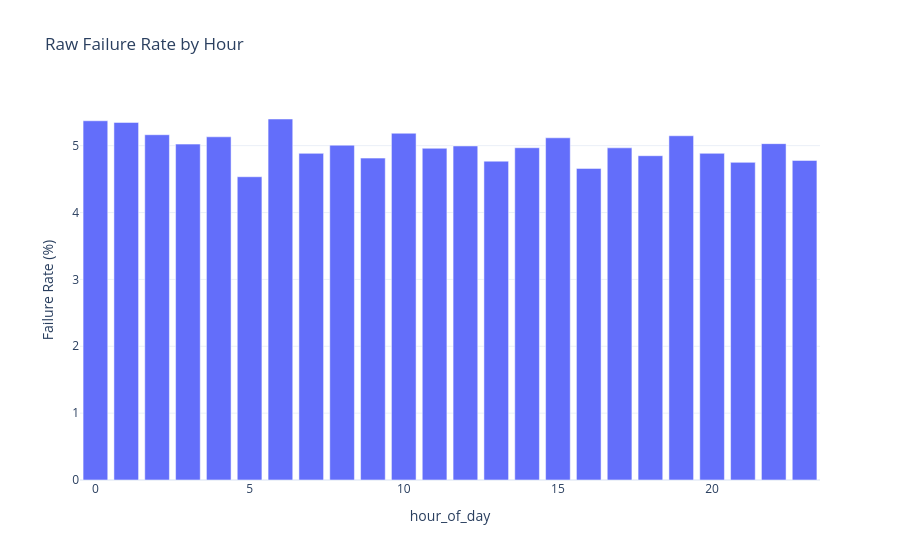
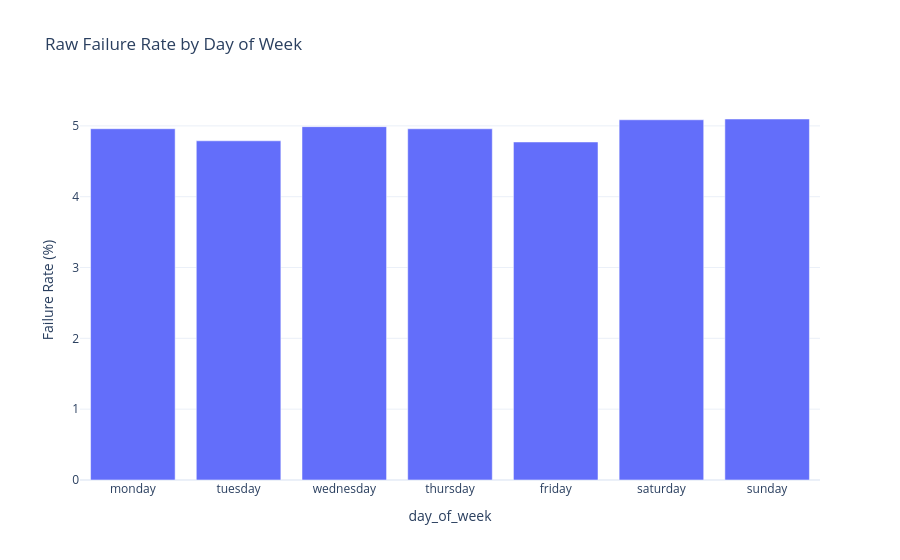
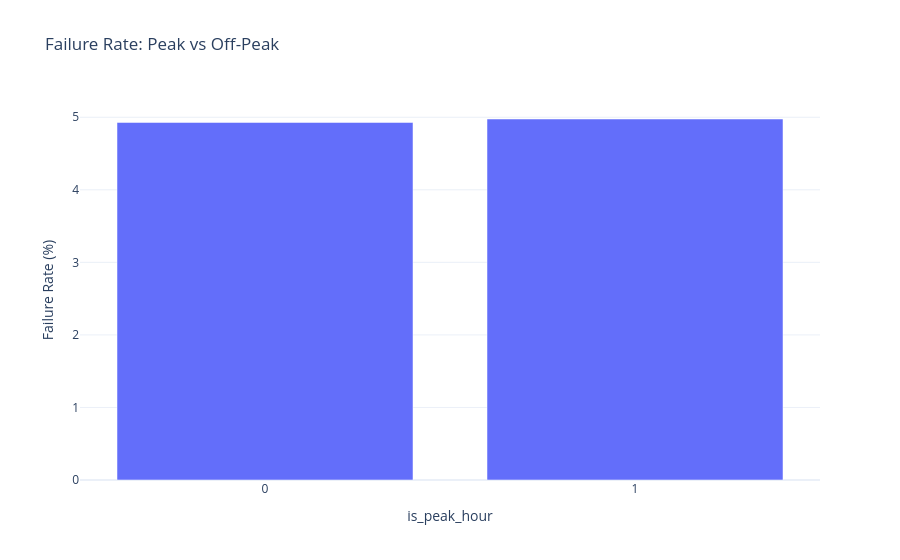
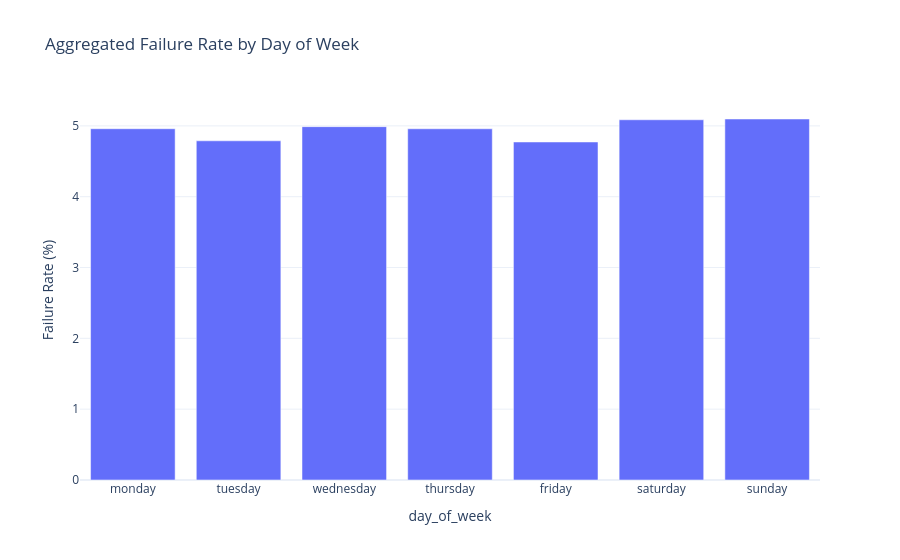

Notebook source saved alongside these figures, in order:
### Markdown cell above
## 2. Time-Based Reliability

**Question:** When do failures spike?

**Hypothesis:** Failure rates will be higher during peak hours and may vary by weekday because demand and operational load are not uniform.

**Raw vs Aggregated Comparison:**
- **Raw charts (Hour, Day, Peak):** Show failure rates grouped directly from transaction timestamps; captures every hour and day with actual transaction detail
- **Aggregated chart (Day of Week):** Shows pre-aggregated failure rates by day; useful for cross-validation that raw daily data is consistent
- If raw peak-hour rate diverges from aggregated, investigate whether peak-hour definition differs or if transaction-level timestamps are miscoded

### Code cell
hour_summary = summarize_raw(raw_df, "hour_of_day") if "hour_of_day" in raw_df.columns else pd.DataFrame()
day_summary = summarize_raw(raw_df, "day_of_week") if "day_of_week" in raw_df.columns else pd.DataFrame()

fig_hour = px.bar(hour_summary, x="hour_of_day", y="failure_rate", title="Raw Failure Rate by Hour") if len(hour_summary) else None
if fig_hour is not None:
    fig_hour.update_yaxes(title="Failure Rate (%)")
    fig_hour.show()

fig_day = px.bar(day_summary, x="day_of_week", y="failure_rate", title="Raw Failure Rate by Day of Week") if len(day_summary) else None
if fig_day is not None:
    fig_day.update_yaxes(title="Failure Rate (%)")
    fig_day.show()

peak_summary = summarize_raw(raw_df, "is_peak_hour") if "is_peak_hour" in raw_df.columns else pd.DataFrame()
if len(peak_summary):
    fig_peak = px.bar(peak_summary, x="is_peak_hour", y="failure_rate", title="Failure Rate: Peak vs Off-Peak")
    fig_peak.update_yaxes(title="Failure Rate (%)")
    fig_peak.show()

if "is_peak_hour" in raw_df.columns:
    contingency = contingency_from_raw(raw_df, "is_peak_hour")
    chi2, p_value = chi_square_test(contingency)
    print(f"Chi-square p-value for peak-hour failure difference: {p_value:.6f}")

agg_day_summary = summarize_agg(agg_df, "day_of_week") if "day_of_week" in agg_df.columns else pd.DataFrame()
if len(agg_day_summary):
    fig_agg_day = px.bar(agg_day_summary, x="day_of_week", y="failure_rate", title="Aggregated Failure Rate by Day of Week")
    fig_agg_day.update_yaxes(title="Failure Rate (%)")
    fig_agg_day.show()

### Figure 1 — Plotly figure (JSON) as saved in the notebook; plotly's stock layout.template omitted (floating-point values rounded to 4 significant figures)
{"data": [{"hovertemplate": "hour_of_day=%{x}<br>failure_rate=%{y}<extra></extra>", "legendgroup": "", "marker": {"color": "#636efa", "pattern": {"shape": ""}}, "name": "", "orientation": "v", "showlegend": false, "textposition": "auto", "type": "bar", "x": [0, 1, 2, 3, 4, 5, 6, 7, 8, 9, 10, 11, 12, 13, 14, 15, 16, 17, 18, 19, 20, 21, 22, 23], "xaxis": "x", "y": [5.372, 5.348, 5.163, 5.023, 5.132, 4.535, 5.398, 4.885, 5.007, 4.813, 5.186, 4.961, 4.995, 4.768, 4.969, 5.117, 4.66, 4.967, 4.849, 5.148, 4.885, 4.75, 5.03, 4.779], "yaxis": "y"}], "layout": {"barmode": "relative", "legend": {"tracegroupgap": 0}, "title": {"text": "Raw Failure Rate by Hour"}, "xaxis": {"anchor": "y", "domain": [0, 1], "title": {"text": "hour_of_day"}}, "yaxis": {"anchor": "x", "domain": [0, 1], "title": {"text": "Failure Rate (%)"}}}}

### Figure 2 — Plotly figure (JSON) as saved in the notebook; plotly's stock layout.template omitted (floating-point values rounded to 4 significant figures)
{"data": [{"hovertemplate": "day_of_week=%{x}<br>failure_rate=%{y}<extra></extra>", "legendgroup": "", "marker": {"color": "#636efa", "pattern": {"shape": ""}}, "name": "", "orientation": "v", "showlegend": false, "textposition": "auto", "type": "bar", "x": ["monday", "tuesday", "wednesday", "thursday", "friday", "saturday", "sunday"], "xaxis": "x", "y": [4.96, 4.789, 4.989, 4.959, 4.772, 5.086, 5.097], "yaxis": "y"}], "layout": {"barmode": "relative", "legend": {"tracegroupgap": 0}, "title": {"text": "Raw Failure Rate by Day of Week"}, "xaxis": {"anchor": "y", "domain": [0, 1], "title": {"text": "day_of_week"}}, "yaxis": {"anchor": "x", "domain": [0, 1], "title": {"text": "Failure Rate (%)"}}}}

### Figure 3 — Plotly figure (JSON) as saved in the notebook; plotly's stock layout.template omitted (floating-point values rounded to 4 significant figures)
{"data": [{"hovertemplate": "is_peak_hour=%{x}<br>failure_rate=%{y}<extra></extra>", "legendgroup": "", "marker": {"color": "#636efa", "pattern": {"shape": ""}}, "name": "", "orientation": "v", "showlegend": false, "textposition": "auto", "type": "bar", "x": ["0", "1"], "xaxis": "x", "y": [4.929, 4.976], "yaxis": "y"}], "layout": {"barmode": "relative", "legend": {"tracegroupgap": 0}, "title": {"text": "Failure Rate: Peak vs Off-Peak"}, "xaxis": {"anchor": "y", "domain": [0, 1], "title": {"text": "is_peak_hour"}}, "yaxis": {"anchor": "x", "domain": [0, 1], "title": {"text": "Failure Rate (%)"}}}}

### Figure 4 — Plotly figure (JSON) as saved in the notebook; plotly's stock layout.template omitted (floating-point values rounded to 4 significant figures)
{"data": [{"hovertemplate": "day_of_week=%{x}<br>failure_rate=%{y}<extra></extra>", "legendgroup": "", "marker": {"color": "#636efa", "pattern": {"shape": ""}}, "name": "", "orientation": "v", "showlegend": false, "textposition": "auto", "type": "bar", "x": ["monday", "tuesday", "wednesday", "thursday", "friday", "saturday", "sunday"], "xaxis": "x", "y": [4.96, 4.789, 4.989, 4.959, 4.772, 5.086, 5.097], "yaxis": "y"}], "layout": {"barmode": "relative", "legend": {"tracegroupgap": 0}, "title": {"text": "Aggregated Failure Rate by Day of Week"}, "xaxis": {"anchor": "y", "domain": [0, 1], "title": {"text": "day_of_week"}}, "yaxis": {"anchor": "x", "domain": [0, 1], "title": {"text": "Failure Rate (%)"}}}}
